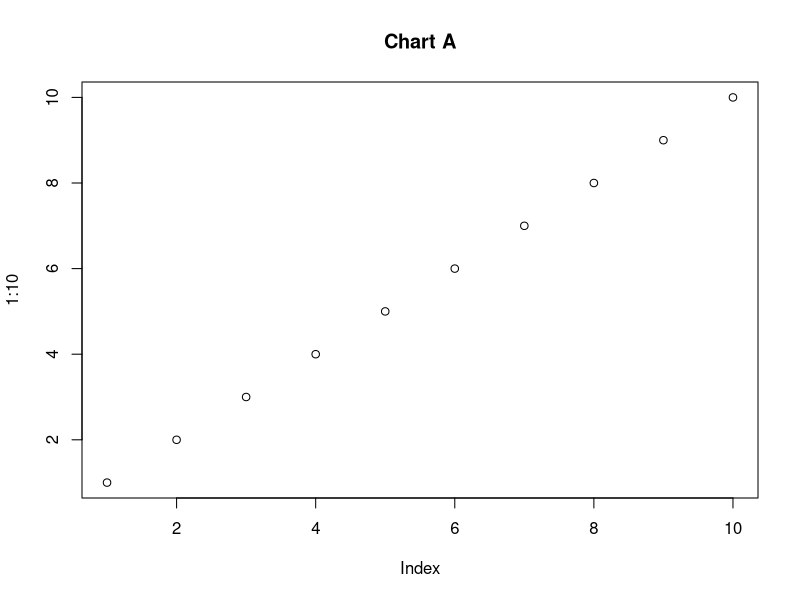
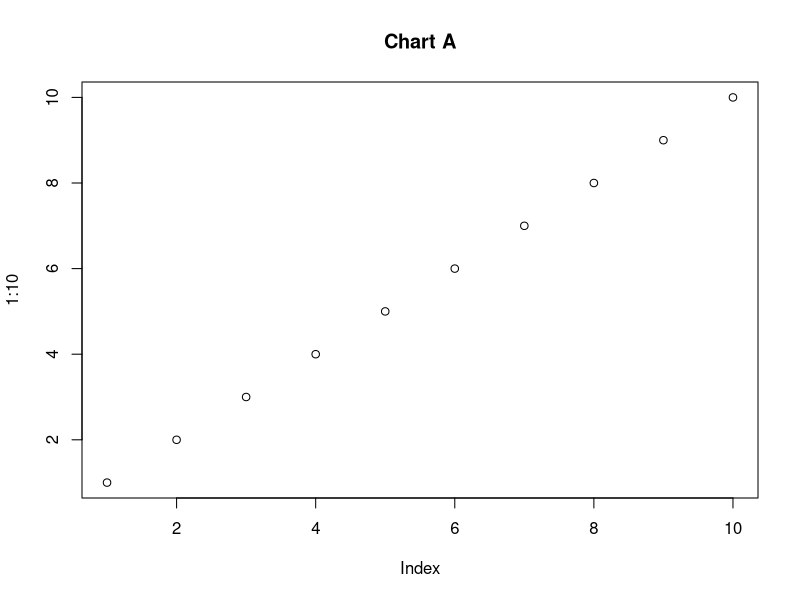
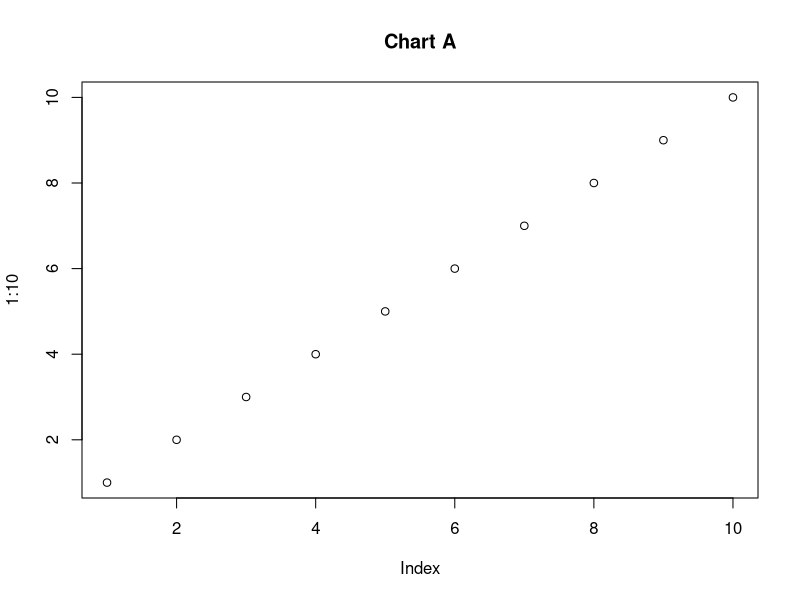
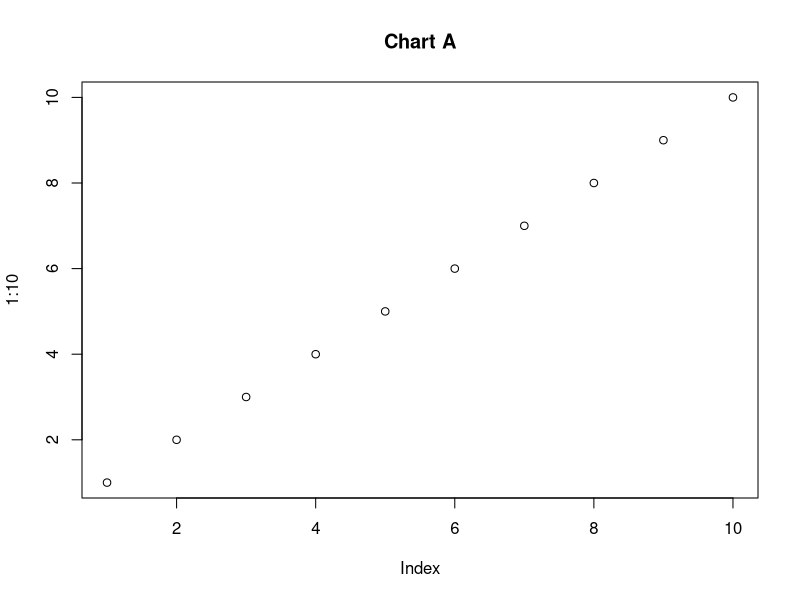
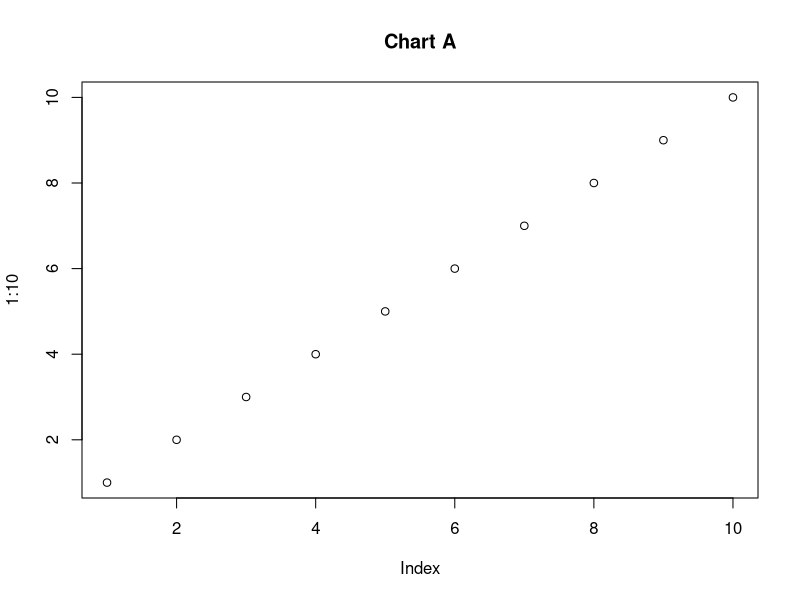
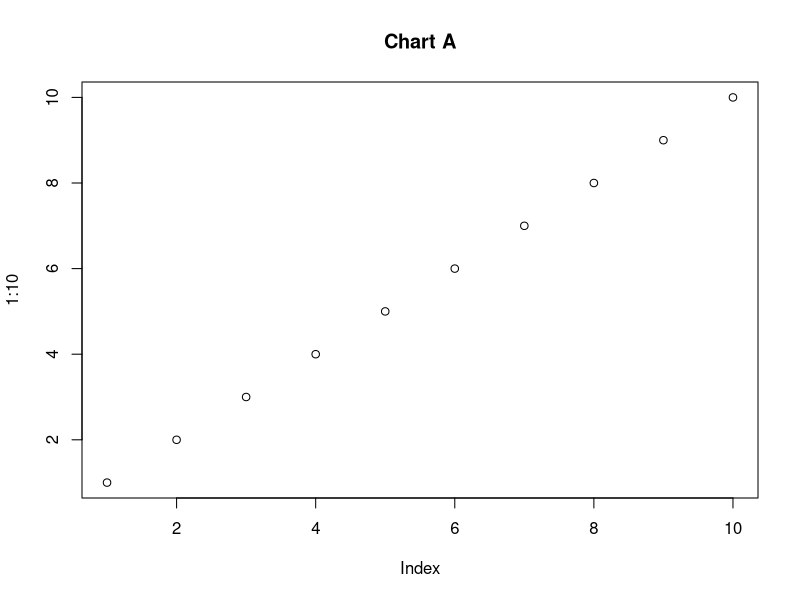
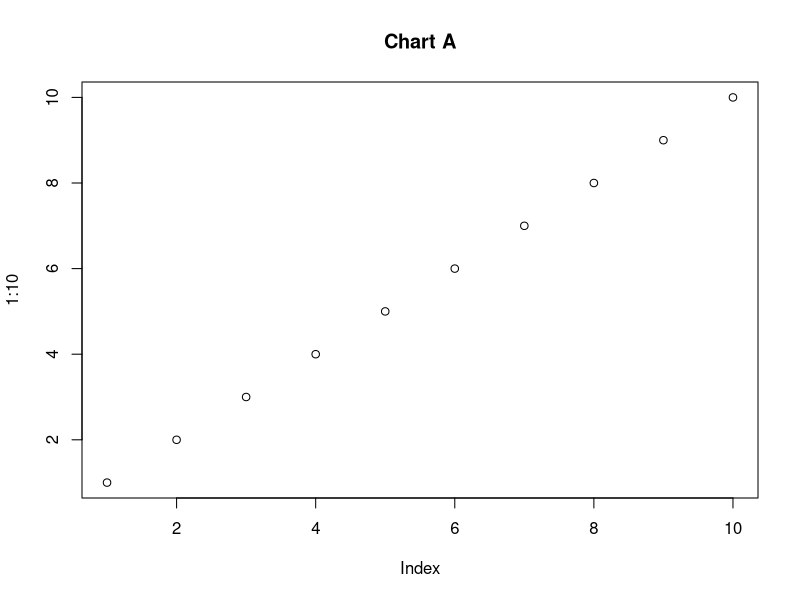
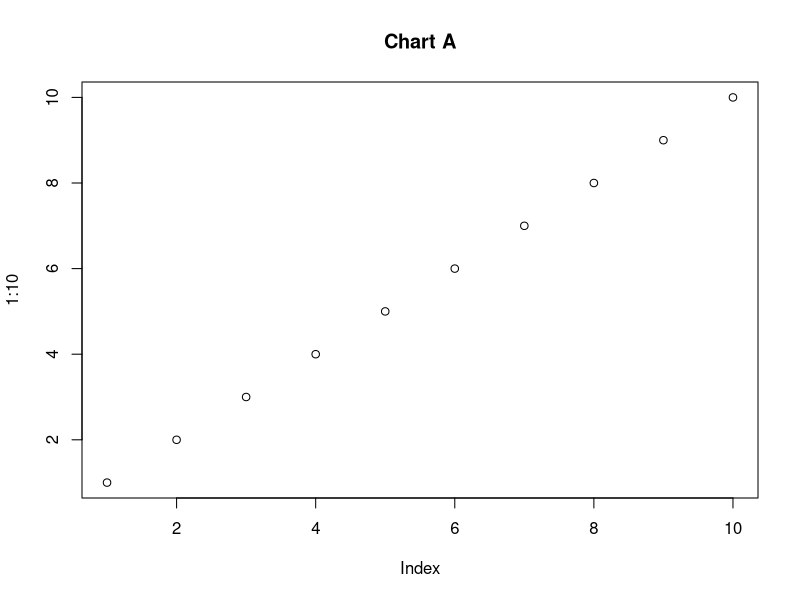

The R script that drew these images, in order:
## ---- chunk 1
plot(1:10, main = "Chart A")
## ---- chunk 2
plot(1:10, main = "Chart A")
## ---- chunk 3
plot(1:10, main = "Chart A")
## ---- chunk 4
plot(1:10, main = "Chart A")
## ---- chunk 5
plot(1:10, main = "Chart A")
## ---- chunk 6
plot(1:10, main = "Chart A")
## ---- chunk 7
plot(1:10, main = "Chart A")
## ---- chunk 8
plot(1:10, main = "Chart A")
## ---- chunk 9
plot(1:10, main = "Chart A")
